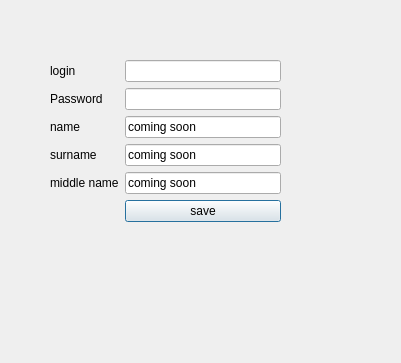
<?xml version="1.0" encoding="UTF-8"?>
<ui version="4.0">
 <class>SignUp</class>
 <widget class="QDialog" name="SignUp">
  <property name="geometry">
   <rect>
    <x>0</x>
    <y>0</y>
    <width>401</width>
    <height>363</height>
   </rect>
  </property>
  <property name="windowTitle">
   <string>Dialog</string>
  </property>
  <widget class="QWidget" name="formLayoutWidget">
   <property name="geometry">
    <rect>
     <x>50</x>
     <y>60</y>
     <width>231</width>
     <height>231</height>
    </rect>
   </property>
   <layout class="QFormLayout" name="formLayout">
    <item row="0" column="0">
     <widget class="QLabel" name="label_Login">
      <property name="text">
       <string>login</string>
      </property>
     </widget>
    </item>
    <item row="1" column="0">
     <widget class="QLabel" name="label_Password">
      <property name="text">
       <string>Password</string>
      </property>
     </widget>
    </item>
    <item row="2" column="0">
     <widget class="QLabel" name="label_Name">
      <property name="text">
       <string>name</string>
      </property>
     </widget>
    </item>
    <item row="3" column="0">
     <widget class="QLabel" name="label_Surname">
      <property name="text">
       <string>surname</string>
      </property>
     </widget>
    </item>
    <item row="4" column="0">
     <widget class="QLabel" name="label_MiddleName">
      <property name="text">
       <string>middle name</string>
      </property>
     </widget>
    </item>
    <item row="0" column="1">
     <widget class="QLineEdit" name="lineEdit_Login"/>
    </item>
    <item row="1" column="1">
     <widget class="QLineEdit" name="lineEdit_Password"/>
    </item>
    <item row="2" column="1">
     <widget class="QLineEdit" name="lineEdit_Name">
      <property name="text">
       <string>coming soon</string>
      </property>
     </widget>
    </item>
    <item row="3" column="1">
     <widget class="QLineEdit" name="lineEdit_Surname">
      <property name="text">
       <string>coming soon</string>
      </property>
     </widget>
    </item>
    <item row="4" column="1">
     <widget class="QLineEdit" name="lineEdit_MiddleName">
      <property name="text">
       <string>coming soon</string>
      </property>
     </widget>
    </item>
    <item row="5" column="1">
     <widget class="QPushButton" name="pushButton">
      <property name="text">
       <string>save</string>
      </property>
     </widget>
    </item>
   </layout>
  </widget>
 </widget>
 <resources/>
 <connections/>
</ui>
